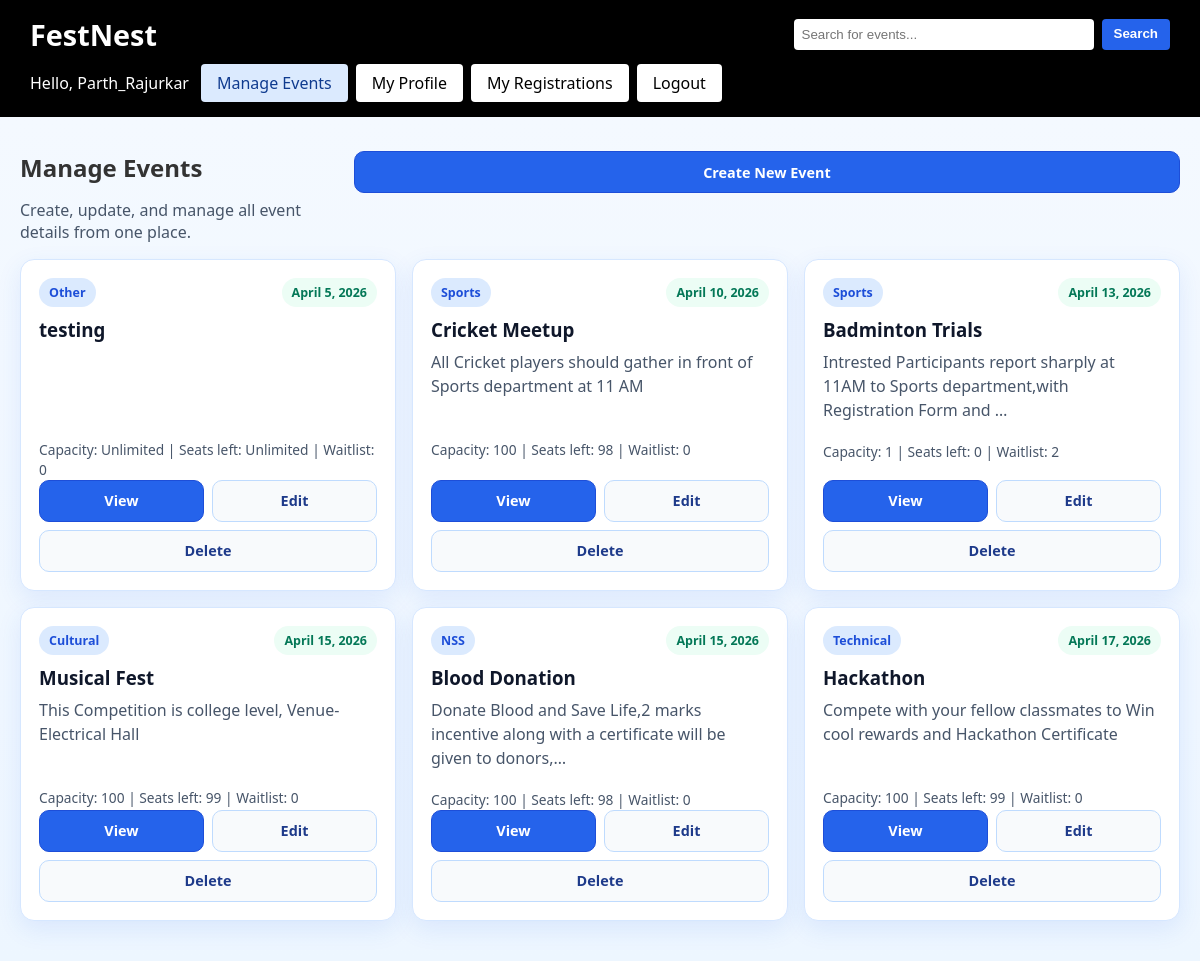
The page /events/manage/ (signed in) on the database as committed earlier.
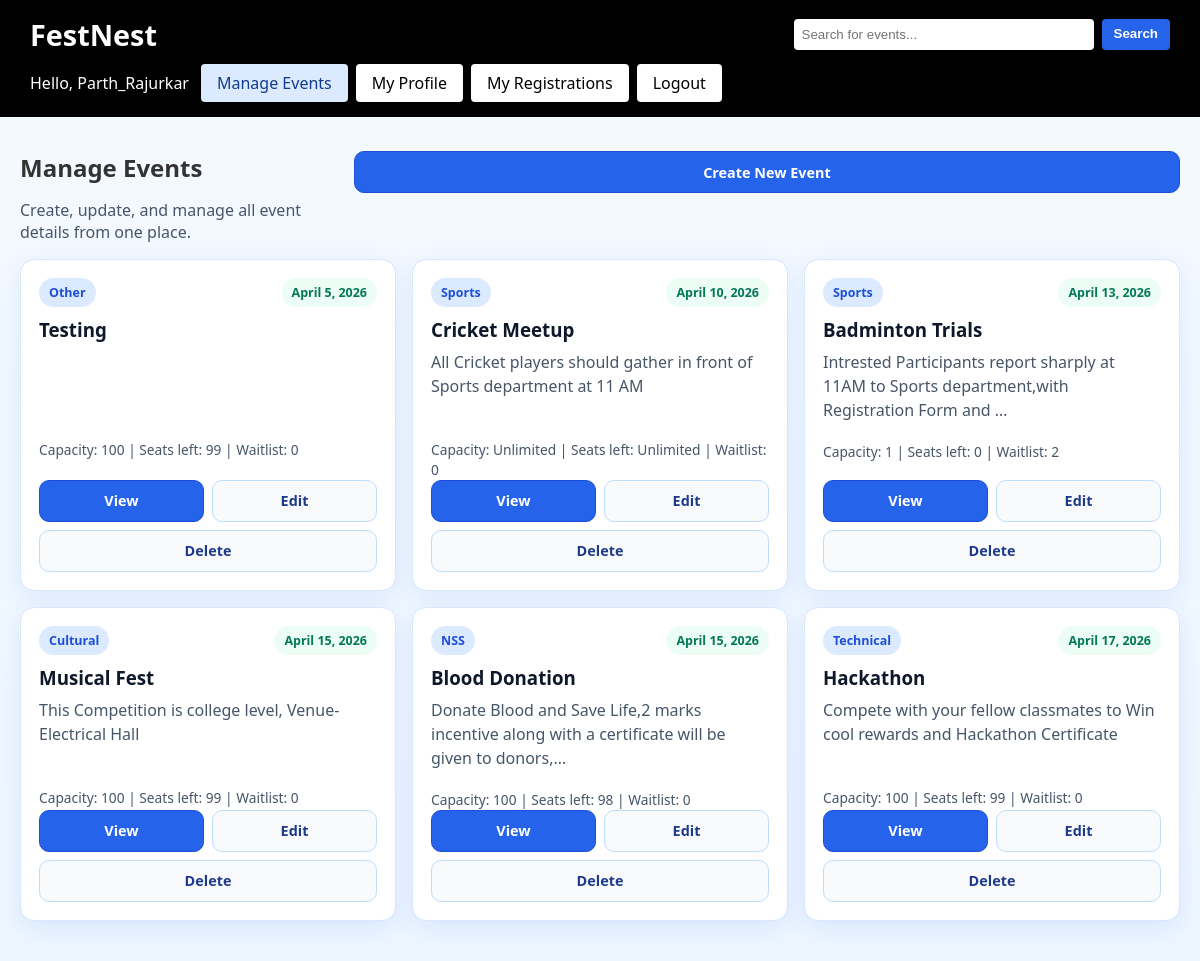
The same page on the database as committed later.
### events/models.py (models this page shows, shortened)
class Event(models.Model):
    CATEGORY_CHOICES = [
        ('cultural', 'Cultural'),
        ('technical', 'Technical'),
        ('sports', 'Sports'),
        ('nss', 'NSS'),
        ('other', 'Other'),
    ]
    title = models.CharField(max_length=200)
    category = models.CharField(max_length=20, choices=CATEGORY_CHOICES)
    date = models.DateField()
    time = models.TimeField(blank=True, null=True)
    description = models.TextField(blank=True)
    capacity_limited = models.BooleanField(default=True)
    capacity = models.PositiveIntegerField(default=100)
    waitlist_enabled = models.BooleanField(default=True)
    is_team_event = models.BooleanField(default=False)
    min_team_size = models.PositiveIntegerField(default=1)
    max_team_size = models.PositiveIntegerField(default=4)
    attendees = models.ManyToManyField(User, blank=True)
    @property
    def seats_left(self):
        if not self.capacity_limited:
            return None
        return max(self.capacity - self.attendees.count(), 0)

### events/views.py (the view)
# urls.py: path('events/manage/', views.manage_events, name='manage_events'),
@login_required
@user_passes_test(is_superuser)
def manage_events(request):
    events = Event.objects.all().order_by('date')
    return render(request, 'manage_events.html', {'events': events})

### events/views.py (called while the page is built)
def is_superuser(user):
    return user.is_superuser

### templates/manage_events.html (shortened to what this page needs)
{% extends 'base.html' %}
{% block body_class %}category-page admin-manage-page{% endblock %}
{% block content %}
<section class="carousel-section registrations-section">
    <div class="container">
        <div class="admin-manage-head">
            <div>
                <h2>Manage Events</h2>
                <p class="search-meta">Create, update, and manage all event details from one place.</p>
            </div>
            <a href="{% url 'create_event' %}" class="cta-btn upcoming-btn admin-create-btn">Create New Event</a>
        </div>
        <div class="admin-events-grid">
            {% for event in events %}
            <article class="upcoming-card admin-event-card">
                <div class="upcoming-top">
                    <span class="category-pill">{{ event.get_category_display }}</span>
                    <span class="date-pill">{{ event.date }}</span>
                </div>
                <h3>{{ event.title }}</h3>
                <p class="upcoming-desc">{{ event.description|truncatechars:95 }}</p>
                <p class="search-meta">
                    Capacity:
                    {% if event.capacity_limited %}{{ event.capacity }}{% else %}Unlimited{% endif %}
                    |
                    Seats left:
                    {% if event.capacity_limited %}{{ event.seats_left }}{% else %}Unlimited{% endif %}
                    |
                    Waitlist: {{ event.waitlist_entries.count }}
                </p>
                <div class="upcoming-actions admin-card-actions">
                    <a href="{% url 'event_detail' event.id %}" class="cta-btn upcoming-btn">View</a>
                    <a href="{% url 'edit_event' event.id %}" class="cta-btn upcoming-btn alt">Edit</a>
                </div>
                <form method="post" action="{% url 'delete_event' event.id %}" class="inline-form admin-delete-form" onsubmit="return confirm('Delete this event?');">
                    <button type="submit" class="cta-btn upcoming-btn alt">Delete</button>
                </form>
            </article>
            {% empty %}
            <p class="empty-text">No events available to manage.</p>
            {% endfor %}
        </div>
    </div>
</section>
{% endblock %}

Rows that differ between the two databases and show on the page:
changed Event "Other": title "testing" → "Testing"; capacity (not shown) → "100"; seats_left (not shown) → "99"; no longer shows "Unlimited Unlimited"
changed Event "Cricket Meetup": capacity "100" → (not shown); seats_left "98" → (not shown); now shows "Unlimited Unlimited"
